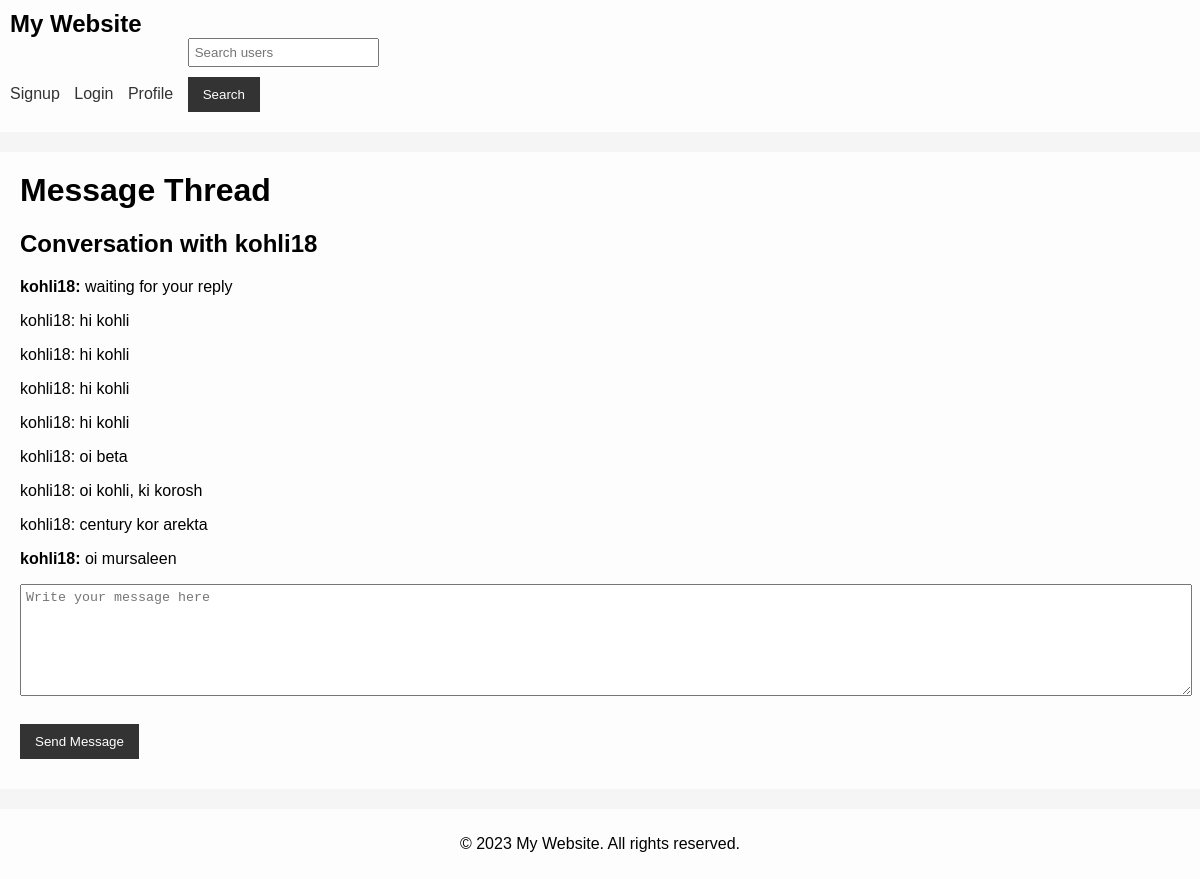
Screenshot of /message_thread/kohli18/ (signed in) with the database file from the repository.
### app/models.py (models this page shows)
class Message(models.Model):
    sender = models.ForeignKey(User, on_delete=models.CASCADE, related_name='sent_messages')
    recipient = models.ForeignKey(User, on_delete=models.CASCADE, related_name='received_messages')
    content = models.TextField()
    timestamp = models.DateTimeField(auto_now_add=True)
    is_read = models.BooleanField(default=False)
    class Meta:
        ordering = ['-timestamp']

### app/views.py (the view)
# urls.py: path('message_thread/<str:username>/', views.message_thread, name='message_thread'),
@login_required
def message_thread(request, username):
    sender = get_object_or_404(User, username=username)
    recipient = request.user
    messages = Message.objects.filter((Q(sender=sender, recipient=recipient) | Q(sender=recipient, recipient=sender))).order_by('timestamp')
    context = {
        'sender': sender,
        'messages': messages,
    }
    return render(request, 'message_thread.html', context)

### app/templates/message_thread.html (shortened to what this page needs)
{% extends 'base.html' %}
{% block content %}
    <h1>Message Thread</h1>
    <h2>Conversation with {{ sender.username }}</h2>
    {% for message in messages %}
        {% if message.sender == sender %}
            <p><strong>{{ sender.username }}:</strong> {{ message.content }}</p>
        {% else %}
            <p>{{ sender.username }}: {{ message.content }}</p>
        {% endif %}
    {% empty %}
        <p>No messages available.</p>
    {% endfor %}
    <form method="POST" action="{% url 'send_message' username=sender.username %}">
        <textarea name="content" placeholder="Write your message here"></textarea>
        <br>
        <button type="submit">Send Message</button>
    </form>
{% endblock %}

### app/static/styles.css (style rules this page uses)
body { margin: 0; padding: 0; font-family: Arial, sans-serif; background-color: #f5f5f5; }
h1, h2, h3, h4 { margin-top: 0; }
textarea, input[type="text"], input[type="password"], input[type="file"], button { display: block; margin-bottom: 10px; padding: 5px; }
button { background-color: #333; color: #fff; border: none; padding: 10px 15px; cursor: pointer; }
textarea { width: 100%; height: 100px; }

### rows the page displays
Message: content "waiting for your reply"
Message: content "hi kohli"
Message: content "hi kohli"
Message: content "hi kohli"
Message: content "hi kohli"
Message: content "oi beta"
Message: content "oi kohli, ki korosh"
Message: content "century kor arekta"
Message: content "oi mursaleen"

### other values shown
{{ sender.username }} "kohli18"
